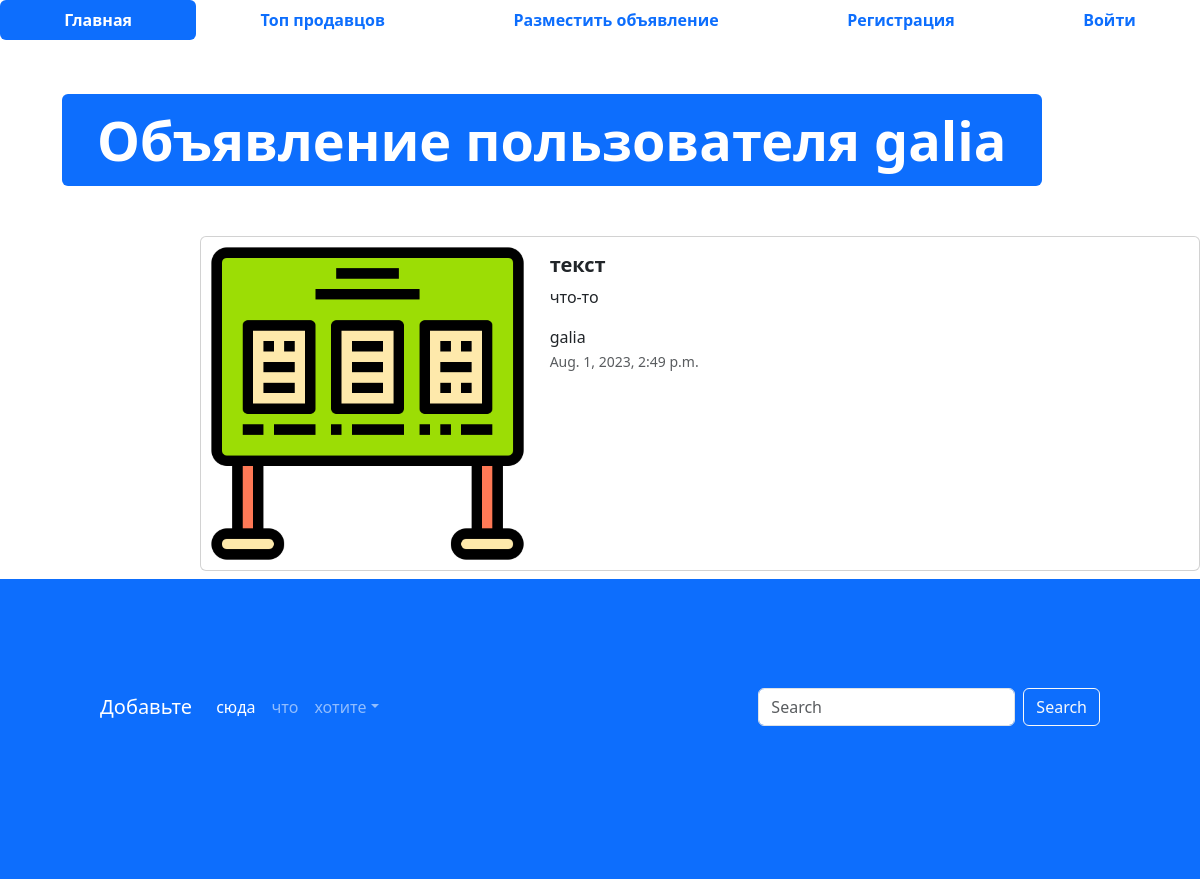
/advertisement/2, run on the app's committed database.
### app_advertisements/models.py (models this page shows, shortened)
class Advertisements(models.Model):
    title = models.CharField("Заголовок", max_length=128)
    description = models.TextField("Описание")
    price = models.DecimalField("Цена", max_digits=10, decimal_places=2)
    auction = models.BooleanField("Торг", help_text="Отметьте, если торг уместен")
    created_at = models.DateTimeField(auto_now_add=True)
    update_at = models.DateTimeField(auto_now=True)
    user = models.ForeignKey(User, verbose_name='пользователь', on_delete=models.CASCADE)
    image = models.ImageField('Изображение', upload_to='advertisements/')

### app_advertisements/views.py (the view)
# urls.py: path('advertisement/<int:pk>', advertisement_detail, name='adv-detail')
def advertisement_detail(request, pk):
    advertisement = Advertisements.objects.get(id=pk)
    context = {
        'advertisement': advertisement
    }
    return render(request, 'app_advertisements/advertisement.html', context)

### templates/app_advertisements/advertisement.html (shortened to what this page needs)
{% extends 'base.html' %}
{% load static %}
{% block content %}
<ul class="nav nav-pills sticky-top bg-white nav-fill">
  <li class="nav-item">
    <a class="nav-link active" aria-current="page" href="{% url 'main-page' %}">
      <span style="font-weight: bold;">Главная</span>
    </a>
  </li>
  <li class="nav-item">
    <a class="nav-link" href="{% url 'top-sellers' %}"><span style="font-weight: bold;">Топ продавцов</span>
    </a>
  </li>
  <li class="nav-item">
    <a class="nav-link" href="{% url 'adv-post' %}">
      <span style="font-weight: bold;">Разместить объявление</span>
    </a>
  </li>
  {% if not user.is_authenticated %}
  <li class="nav-item">
    <a class="nav-link" href="{% url 'register' %}">
      <span style="font-weight: bold;">Регистрация</span>
    </a>
  </li>
  <li class="nav-item">
    <a class="nav-link" href="{% url 'login' %}">
      <span style="font-weight: bold;">Войти</span>
    </a>
  </li>
  {% endif %}
</ul>
  <div class="container" style="margin: 50px;">
    <div class="display-2">
      <span class="badge bg-primary">Объявление пользователя {{ advertisement.user }}</span>
    </div>
  </div>
  <div class="col offset-2">
    <div class="card mb-2" style="max-width: 1200px; margin-top: 20px;">
      <div class="row g-0">
        <div class="col-md-4">
          <a href="{{ adv.get_absolute_url }}" class="nav-link">
            <img src="{% if advertisements.image %} {{ advertisements.image.url }} {% else %} {% static 'img/item.png' %} {% endif %}" class="img-fluid rounded-start" alt="Card title">
          </a>
        </div>
        <div class="col">
          <div class="card-body">
            <h5 class="card-title">
              <a href="#" class="nav-link"><strong>{{ advertisement.title }}</strong></a>
            </h5>
            <p class="card-text">
              {{ advertisement.description }}
            </p>
            <span>{{ advertisement.user }}</span>
            <p class="card-text"><small class="text-muted">{{ advertisement.created_at }}</small></p>
          </div>
        </div>
      </div>
    </div>
  </div>
  <footer style="padding: 100px; min-height: 300px;" class="bg-primary">
    <nav class="navbar navbar-expand-sm navbar-dark">
      <a class="navbar-brand" href="#">Добавьте</a>
      <div class="collapse navbar-collapse" id="collapsibleNavId">
        <ul class="navbar-nav me-auto mt-2 mt-lg-0">
          <li class="nav-item">
            <a class="nav-link active" href="#" aria-current="page">сюда</a>
          </li>
          <li class="nav-item">
            <a class="nav-link" href="#">что</a>
          </li>
          <li class="nav-item dropdown">
            <a class="nav-link dropdown-toggle" href="#" id="dropdownId" data-bs-toggle="dropdown" aria-haspopup="true"
              aria-expanded="false">хотите</a>
          </li>
        </ul>
        <form class="d-flex my-2 my-lg-0">
          <input class="form-control me-sm-2" type="text" placeholder="Search">
          <button class="btn btn-outline-light my-2 my-sm-0" type="submit">Search</button>
        </form>
      </div>
    </nav>
  </footer>
</body>
{% endblock %}

### data on the page
Advertisements: user "galia", title "текст", description "что-то", created_at "Aug. 1, 2023, 2:49 p.m."
